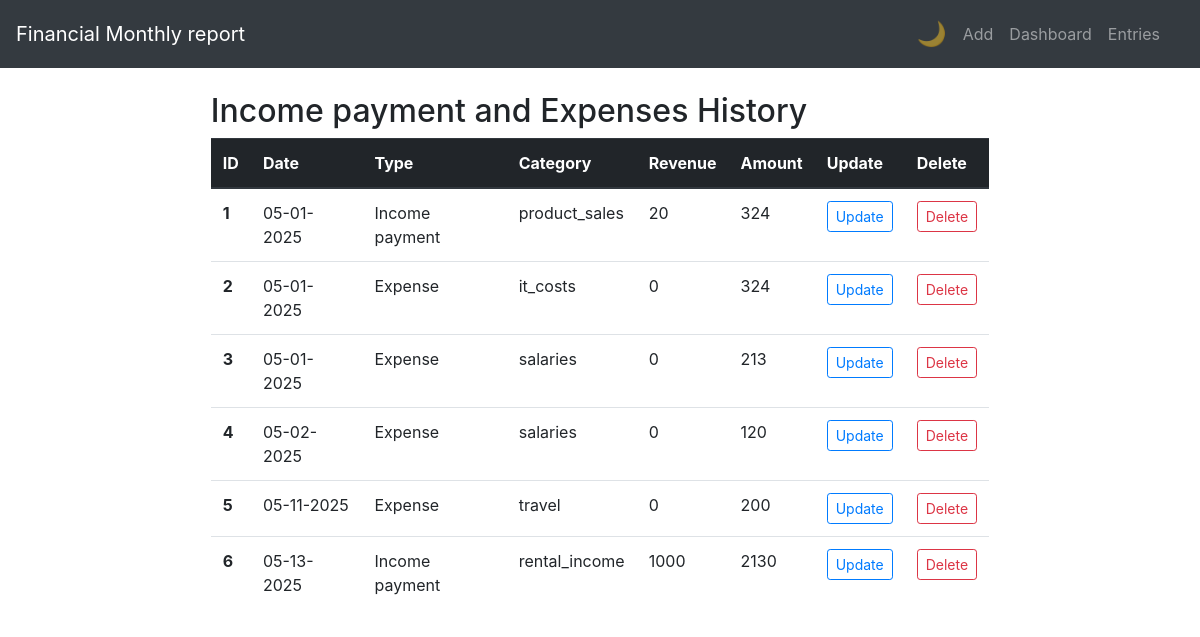
The page /entries on the database its author committed.
### application/models.py (models this page shows, shortened)
class FinancialReport(db.Model):
    __tablename__ = 'financial_report'
    id = db.Column(db.Integer, primary_key=True)
    type = db.Column(db.String(50), nullable=False)
    category = db.Column(db.String(50), nullable=False)
    date = db.Column(db.Date, nullable=False, default=datetime.utcnow)
    revenue = db.Column(db.Integer, nullable=False)
    amount = db.Column(db.Integer, nullable=False)

### application/routes.py (the view)
@app.route('/entries', methods=['GET'])
def show_entries():
    entries = FinancialReport.query.order_by(FinancialReport.date.asc()).all()
    return render_template('entries.html', title = 'index', entries = entries, hide_entries=True)

### application/templates/entries.html
{%extends 'layout.html'%}
{%block content%}
<div class="col-sm-10 ml-auto mr-auto ">
    <H2>Income payment and Expenses History</H2>
    <table class="table">
        <thead class="thead-dark">
            <tr>
                <th scope="col">ID</th>
                <th scope="col">Date</th>
                <th scope="col">Type</th>
                <th scope="col">Category</th>
                <th scope="col">Revenue</th>
                <th scope="col">Amount</th>
                <th scope="col">Update</th>
                <th scope="col">Delete</th>
            </tr>
        </thead>
        <tbody>
            {% for entry in entries %}
                    <tr>
                        <th scope="row">{{loop.index}}</th>
                        <td>{{entry.date.strftime("%m-%d-%Y")}}</td>
                        <td>{{entry.type}}</td>
                        <td>{{ entry.category }}</td>
                        <td>{{ entry.revenue}}</td>
                        <td>{{ entry.amount }}</td>
                        <td><a href="{{ url_for('update_entry', entry_id=entry.id) }}" class="btn btn-outline-primary btn-sm">Update</a></td>
                        <td><a href="{{ url_for('delete', entry_id= entry.id) }}" class="btn btn-outline-danger btn-sm">Delete</a></td>
                    </tr>
            {% endfor %}
    </tbody>
    </table>
</div>
{% endblock %}

### application/templates/layout.html (shortened to what this page needs)
<!DOCTYPE html>
<html lang="en">
<head>
    <link rel="stylesheet" href="https://maxcdn.bootstrapcdn.com/bootstrap/4.0.0/css/bootstrap.min.css"
>
</head>
<body data-theme="light">
<div class="container-fluid">
    <div class="row">
        <div class="col-md-12 p-0">
            <header class="mb-4">
                <nav class="navbar navbar-expand-lg navbar-dark bg-dark">
                    <a class="navbar-brand" href="{{ url_for('dashboard') }}">Financial Monthly report</a>
                    <div class="collapse navbar-collapse" id="navbarNavAltMarkup">
                        <div class="navbar-nav ml-auto mr-3 align-items-center">
                            <span id="themeToggle" class="nav-item nav-link theme-toggle" title="Toggle Theme">🌙</span>
                            <a class="nav-item nav-link" href="{{ url_for('render_add') }}">Add</a>
                            <a class="nav-item nav-link" href="{{ url_for('dashboard') }}">Dashboard</a>
                            <a class="nav-item nav-link" href="{{ url_for('show_entries') }}">Entries</a>
                        </div>
                    </div>
                </nav>
            </header>
        </div>
    </div>
    <div class="row justify-content-center">
        <div class="col-md-10">
            {% block content %}{% endblock %}
        </div>
    </div>
</div>
</body>
</html>

### application/templates/layout.html (style rules this page uses)
.theme-toggle { cursor: pointer; font-size: 1.5rem; color: white; }

### rows shown on the page
FinancialReport: date "05-01-2025", type "Income payment", category "product_sales", revenue "20", amount "324"
FinancialReport: date "05-01-2025", type "Expense", category "it_costs", revenue "0", amount "324"
FinancialReport: date "05-01-2025", type "Expense", category "salaries", revenue "0", amount "213"
FinancialReport: date "05-02-2025", type "Expense", category "salaries", revenue "0", amount "120"
FinancialReport: date "05-11-2025", type "Expense", category "travel", revenue "0", amount "200"
FinancialReport: date "05-13-2025", type "Income payment", category "rental_income", revenue "1000", amount "2130"
